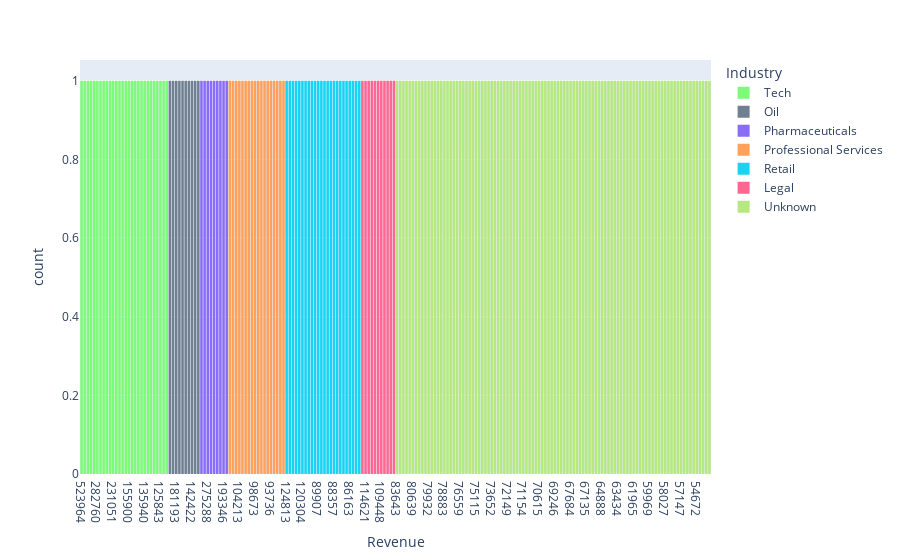

The notebook cell saved with this chart:
### Code cell
fig = px.histogram(data_frame = data , x='Revenue' , color = 'Industry',color_discrete_map = ind_color_map)#nbins lagaye ya na lagaye kuch frk nhi pd rha
fig.show()

### Figure 1 — Plotly figure (JSON) as saved in the notebook; plotly's stock layout.template omitted (floating-point values rounded to 4 significant figures)
{"data": [{"alignmentgroup": "True", "bingroup": "x", "hovertemplate": "Industry=Tech<br>Revenue=%{x}<br>count=%{y}<extra></extra>", "legendgroup": "Tech", "marker": {"color": "rgb(124,250,120)", "pattern": {"shape": ""}}, "name": "Tech", "offsetgroup": "Tech", "orientation": "v", "showlegend": true, "type": "histogram", "x": ["523964", "407009", "379130", "352106", "329784", "282760", "260174", "256776", "254616", "242155", "231051", "172869", "171474", "162754", "161857", "155900", "153566", "152703", "148984", "136866", "135940", "135091", "131868", "131244", "130359", "125843", "95096", "94758"], "xaxis": "x", "yaxis": "y"}, {"alignmentgroup": "True", "bingroup": "x", "hovertemplate": "Industry=Oil<br>Revenue=%{x}<br>count=%{y}<extra></extra>", "legendgroup": "Oil", "marker": {"color": "rgb(112,128,144)", "pattern": {"shape": ""}}, "name": "Oil", "offsetgroup": "Oil", "orientation": "v", "showlegend": true, "type": "histogram", "x": ["383906", "184280", "181193", "177069", "176249", "147313", "145534", "142422", "137332", "137237"], "xaxis": "x", "yaxis": "y"}, {"alignmentgroup": "True", "bingroup": "x", "hovertemplate": "Industry=Pharmaceuticals<br>Revenue=%{x}<br>count=%{y}<extra></extra>", "legendgroup": "Pharmaceuticals", "marker": {"color": "rgb(137,109,247)", "pattern": {"shape": ""}}, "name": "Pharmaceuticals", "offsetgroup": "Pharmaceuticals", "orientation": "v", "showlegend": true, "type": "histogram", "x": ["282616", "280522", "275288", "264938", "215111", "205839", "197705", "193346", "158884"], "xaxis": "x", "yaxis": "y"}, {"alignmentgroup": "True", "bingroup": "x", "hovertemplate": "Industry=Professional Services<br>Revenue=%{x}<br>count=%{y}<extra></extra>", "legendgroup": "Professional Services", "marker": {"color": "#FFA15A", "pattern": {"shape": ""}}, "name": "Professional Services", "offsetgroup": "Professional Services", "orientation": "v", "showlegend": true, "type": "histogram", "x": ["179589", "146516", "104972", "104213", "103915", "103449", "102729", "100522", "98673", "97937", "97536", "96313", "95214", "93736", "92154", "92107", "90863", "90740"], "xaxis": "x", "yaxis": "y"}, {"alignmentgroup": "True", "bingroup": "x", "hovertemplate": "Industry=Retail<br>Revenue=%{x}<br>count=%{y}<extra></extra>", "legendgroup": "Retail", "marker": {"color": "#19d3f3", "pattern": {"shape": ""}}, "name": "Retail", "offsetgroup": "Retail", "orientation": "v", "showlegend": true, "type": "histogram", "x": ["124813", "124316", "123324", "122286", "122071", "120304", "120302", "118009", "90615", "90135", "89907", "89647", "89417", "89347", "88862", "88357", "88257", "87440", "86990", "86270", "86163", "85905", "85058", "84049"], "xaxis": "x", "yaxis": "y"}, {"alignmentgroup": "True", "bingroup": "x", "hovertemplate": "Industry=Legal<br>Revenue=%{x}<br>count=%{y}<extra></extra>", "legendgroup": "Legal", "marker": {"color": "#FF6692", "pattern": {"shape": ""}}, "name": "Legal", "offsetgroup": "Legal", "orientation": "v", "showlegend": true, "type": "histogram", "x": ["116638", "114621", "113589", "110225", "109915", "109559", "109448", "108942", "108687", "108527", "105921"], "xaxis": "x", "yaxis": "y"}, {"alignmentgroup": "True", "bingroup": "x", "hovertemplate": "Industry=Unknown<br>Revenue=%{x}<br>count=%{y}<extra></extra>", "legendgroup": "Unknown", "marker": {"color": "#B6E880", "pattern": {"shape": ""}}, "name": "Unknown", "offsetgroup": "Unknown", "orientation": "v", "showlegend": true, "type": "histogram", "x": ["83643", "83505", "82700", "82059", "81978", "80639", "80588", "80498", "80376", "80278", "79932", "79788", "79513", "79395", "78930", "78883", "78112", "77147", "77046", "76589", "76559", "75972", "75897", "75344", "75125", "75115", "74639", "74162", "74094", "74048", "73652", "73166", "72820", "72554", "72537", "72149", "72148", "71965", "71792", "71502", "71154", "70895", "70723", "70697", "70690", "70615", "70335", "69693", "69620", "69570", "69246", "69127", "68897", "68714", "67826", "67684", "67371", "67365", "67220", "67161", "67135", "66564", "65909", "65767", "65434", "64888", "64807", "64656", "64357", "64297", "63434", "63327", "62799", "62455", "62160", "61965", "61570", "60952", "60114", "60071", "59969", "59812", "59118", "58756", "58179", "58027", "57626", "57407", "57252", "57171", "57147", "56852", "55800", "55592", "54788", "54672", "54613", "54465", "54365", "Unknown"], "xaxis": "x", "yaxis": "y"}], "layout": {"autosize": true, "barmode": "relative", "legend": {"title": {"text": "Industry"}, "tracegroupgap": 0}, "margin": {"t": 60}, "xaxis": {"anchor": "y", "autorange": true, "domain": [0, 1], "range": [-0.5, 199.5], "title": {"text": "Revenue"}, "type": "category"}, "yaxis": {"anchor": "x", "autorange": true, "domain": [0, 1], "range": [0, 1.053], "title": {"text": "count"}}}}
